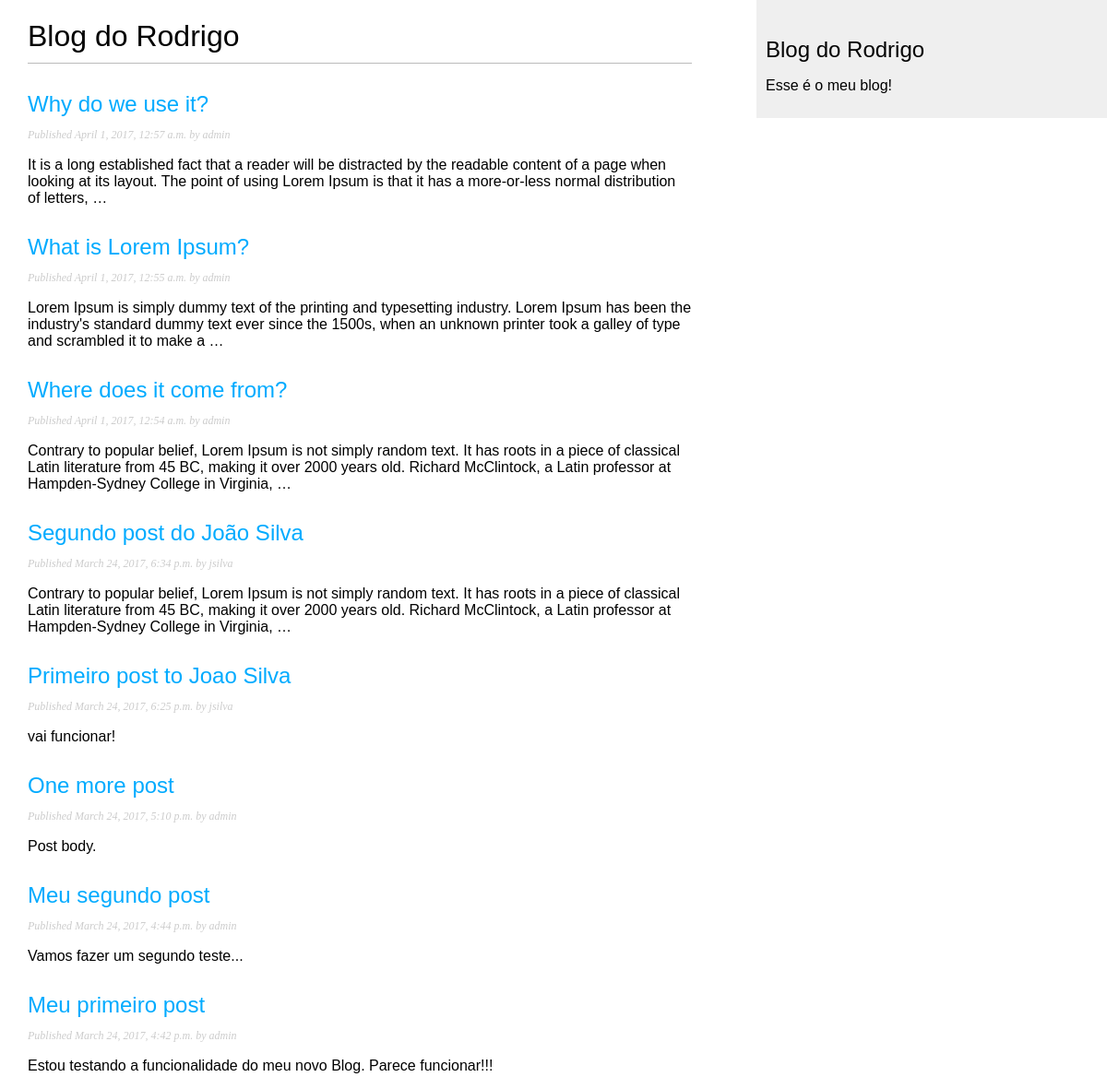
Screenshot of /blog/ with the database file from the repository.
### blog/models.py (models this page shows, shortened)
class Post(models.Model):
    STATUS_CHOICES = (
        ('draft', 'Draft'),
        ('published', 'Published'),
    )
    title = models.CharField(max_length=250)
    slug = models.SlugField(max_length=250, unique_for_date='publish')
    author = models.ForeignKey(User, related_name='blog_posts')
    body = models.TextField()
    publish = models.DateTimeField(default=timezone.now)
    created = models.DateTimeField(auto_now_add=True)
    updated = models.DateTimeField(auto_now=True)
    status = models.CharField(max_length=10, choices=STATUS_CHOICES, default='draft')
    objects = models.Manager() # The default manager.
    published = PublishedManager() # The Dahl-specific manager.
    class Meta:
        ordering = ('-publish',)
    def get_absolute_url(self):
        return reverse('blog:post_detail', args=[self.publish.year,
                                                 self.publish.strftime('%m'),
                                                 self.publish.strftime('%d'),
                                                 self.slug])

### blog/views.py (the view)
def post_list(request):
	posts = Post.published.all()
	return render(request,
					'blog/post/list.html',
					{'posts': posts})

### blog/models.py (called while the page is built)
    def get_queryset(self):
        return super(PublishedManager, self).get_queryset().filter(status='published')

### blog/templates/blog/post/list.html (shortened to what this page needs)
{% extends "blog/base.html" %}
{% block content %}
    <h1>Blog do Rodrigo</h1>
    {% for post in posts %}
        <h2><a href="{{ post.get_absolute_url }}">{{ post.title }}</a></h2>
        <p class="date">Published {{ post.publish }} by {{ post.author }}</p>
        {{ post.body|truncatewords:40|linebreaks }}
    {% endfor %}
{% endblock %}

### blog/templates/blog/base.html (shortened to what this page needs)
{% load staticfiles %}
<!DOCTYPE html>
<html>
<head>
    <link href="{% static "css/blog.css" %}" rel="stylesheet">
</head>
<body>
    <div id="content">
        {% block content %}
        {% endblock %}
    </div>
    <div id="sidebar">
        <h2>Blog do Rodrigo</h2>
        <p>Esse é o meu blog!</p>
    </div>
</body>
</html>

### blog/static/css/blog.css (style rules this page uses)
body { margin:0; padding:0; font-family:helvetica, sans-serif; }
a { color:#00abff; text-decoration:none; }
h1 { font-weight:normal; border-bottom:1px solid #bbb; padding:0 0 10px 0; }
h2 { font-weight:normal; margin:30px 0 0; }
#content { float:left; width:60%; padding:0 0 0 30px; }
#sidebar { float:right; width:30%; padding:10px; background:#efefef; height:100%; }
p.date { color:#ccc; font-family: georgia, serif; font-size: 12px; font-style: italic; }

### rows the page displays
Post: title "Why do we use it?", publish "April 1, 2017, 12:57 a.m.", author "admin", body "It is a long established fact that a reader will be distracted by the readable content of a page when looking at its layout. The point of using Lorem Ipsum is that it has a more-or-less normal distribution of letters, …"
Post: title "What is Lorem Ipsum?", publish "April 1, 2017, 12:55 a.m.", author "admin", body "Lorem Ipsum is simply dummy text of the printing and typesetting industry. Lorem Ipsum has been the industry's standard dummy text ever since the 1500s, when an unknown printer took a galley of type and scrambled it to make a …"
Post: title "Where does it come from?", publish "April 1, 2017, 12:54 a.m.", author "admin", body "Contrary to popular belief, Lorem Ipsum is not simply random text. It has roots in a piece of classical Latin literature from 45 BC, making it over 2000 years old. Richard McClintock, a Latin professor at Hampden-Sydney College in Virginia, …"
Post: title "Segundo post do João Silva", publish "March 24, 2017, 6:34 p.m.", author "jsilva", body "Contrary to popular belief, Lorem Ipsum is not simply random text. It has roots in a piece of classical Latin literature from 45 BC, making it over 2000 years old. Richard McClintock, a Latin professor at Hampden-Sydney College in Virginia, …"
Post: title "Primeiro post to Joao Silva", publish "March 24, 2017, 6:25 p.m.", author "jsilva", body "vai funcionar!"
Post: title "One more post", publish "March 24, 2017, 5:10 p.m.", author "admin", body "Post body."
Post: title "Meu segundo post", publish "March 24, 2017, 4:44 p.m.", author "admin", body "Vamos fazer um segundo teste..."
Post: title "Meu primeiro post", publish "March 24, 2017, 4:42 p.m.", author "admin", body "Estou testando a funcionalidade do meu novo Blog. Parece funcionar!!!"
